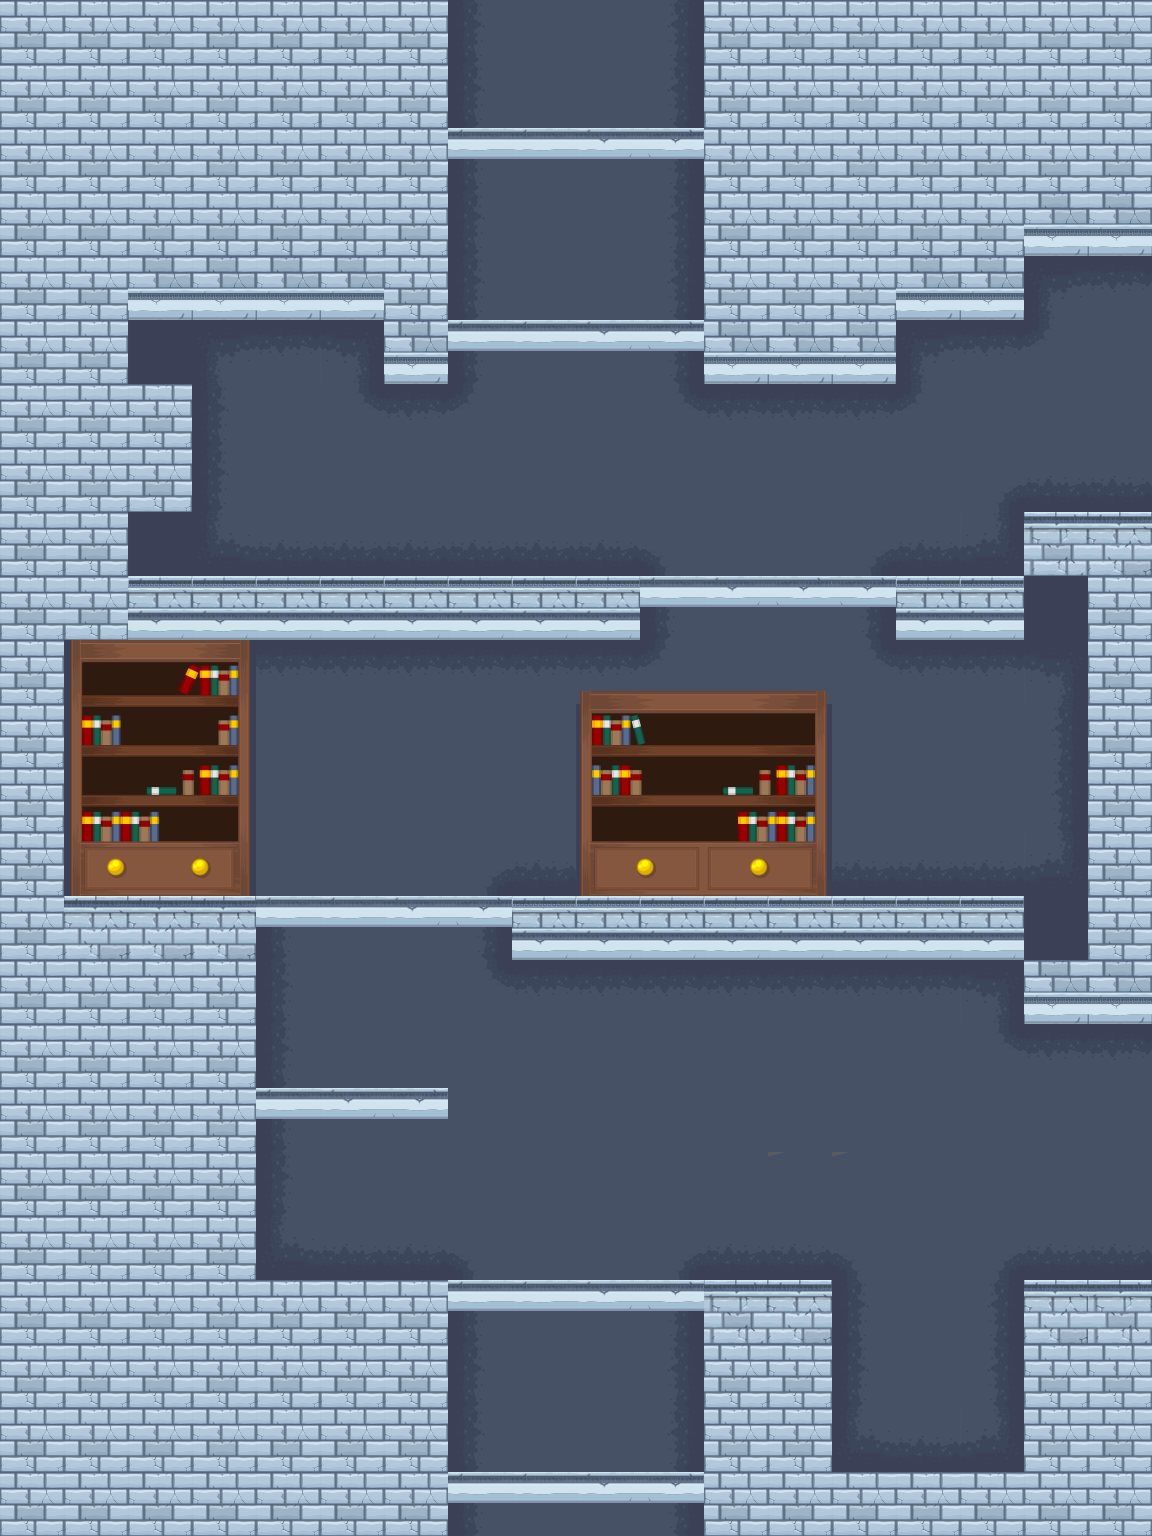

A level layout from a 2D game, rendered from its tile map. Below: a short description, then the map file with its tile-grid data intact:
An orthogonal 18x24 tile map with 64x64 px tiles, 2 tile layers (back, main), 2 tilesets and 23 objects.

<map version="1.0" orientation="orthogonal" renderorder="right-down" width="18" height="24" tilewidth="64" tileheight="64" nextobjectid="36">
 <properties>
  <property name="Down" value="Yes" />
  <property name="Height" value="1536" />
  <property name="Right" value="Yes" />
  <property name="Up" value="Yes" />
  <property name="Width" value="1152" />
 </properties>
 <tileset firstgid="1" name="items" tilewidth="64" tileheight="64" tilecount="400" columns="20">
  <image source="items.png" width="1280" height="1280" />
 </tileset>
 <tileset firstgid="401" name="tiles" tilewidth="64" tileheight="64" tilecount="105" columns="15">
  <image source="tiles.png" width="989" height="450" />
 </tileset>
 <layer name="back" width="18" height="24">
  <data encoding="csv">
419,419,425,425,425,425,419,424,425,425,426,425,425,425,425,425,425,419,
419,425,425,425,425,425,425,424,425,425,426,425,425,425,425,425,425,419,
419,425,425,425,425,425,425,424,425,425,426,425,425,425,425,425,425,419,
419,425,425,425,425,425,425,424,425,425,426,425,425,425,425,425,425,425,
419,425,425,425,425,425,425,424,425,425,426,425,425,425,425,425,409,410,
419,425,429,409,410,411,425,424,425,425,426,425,425,425,409,410,445,425,
419,425,425,424,425,443,410,445,425,425,443,410,410,410,445,425,425,425,
419,425,425,424,425,425,425,425,425,425,425,425,425,425,425,413,440,440,
419,425,429,439,440,440,440,440,440,440,415,425,425,413,440,441,425,425,
419,425,425,425,425,425,425,425,425,425,424,425,425,426,425,425,429,425,
419,429,410,429,410,410,410,410,410,410,445,425,425,443,410,410,411,425,
419,429,425,429,425,425,425,425,425,429,429,429,429,425,425,425,426,425,
419,429,425,429,425,425,425,425,425,429,425,425,429,425,425,425,426,425,
419,429,425,429,425,425,425,413,440,429,440,440,429,440,440,440,441,425,
419,425,425,425,424,425,425,426,425,425,425,425,425,425,425,425,429,425,
419,425,425,425,424,425,425,443,410,410,410,410,410,410,410,411,425,425,
419,425,425,425,424,425,425,425,425,425,425,425,425,425,425,443,410,410,
419,425,425,425,424,425,425,425,425,425,425,425,425,425,425,425,425,425,
419,425,425,425,424,425,425,425,425,425,425,425,425,425,425,425,425,425,
425,425,425,425,439,440,440,415,425,425,413,440,440,415,425,413,440,440,
419,425,425,425,425,425,425,424,425,425,426,425,425,424,425,426,425,425,
419,419,425,425,425,425,425,424,425,425,426,425,425,424,425,426,425,419,
419,419,425,425,425,425,425,424,425,425,426,425,425,439,440,441,425,419,
419,419,419,419,419,419,419,424,425,425,426,419,425,425,425,425,425,419
</data>
 </layer>
 <layer name="main" width="18" height="24">
  <data encoding="csv">
0,0,419,419,419,419,0,0,0,0,0,419,419,419,419,419,419,0,
0,419,419,419,419,419,419,0,0,0,0,419,419,419,419,419,419,0,
0,419,419,419,419,419,419,503,503,504,505,419,419,419,419,419,419,0,
0,419,419,419,419,419,419,0,0,0,0,419,419,419,419,419,464,464,
0,419,464,464,464,464,419,0,0,0,0,419,419,419,464,464,0,0,
0,419,0,0,0,0,464,503,503,504,505,464,464,464,0,0,0,0,
0,419,419,0,0,0,0,0,0,0,0,0,0,0,0,0,0,0,
0,419,419,0,0,0,0,0,0,0,0,0,0,0,0,0,0,0,
0,419,0,0,0,0,0,0,0,0,0,0,0,0,0,0,403,404,
0,419,479,479,479,479,479,479,479,479,503,504,505,505,479,479,0,419,
0,211,212,213,0,0,0,0,0,187,188,189,190,0,0,0,0,419,
0,231,232,233,0,0,0,0,0,207,208,209,210,0,0,0,0,419,
0,251,252,253,0,0,0,0,0,227,228,229,230,0,0,0,0,419,
0,271,272,273,0,0,0,0,0,247,248,249,250,0,0,0,0,419,
0,404,404,404,503,503,504,505,479,479,479,479,479,479,479,479,0,419,
0,419,419,419,0,0,0,0,0,0,0,0,0,0,0,0,464,464,
0,419,419,419,0,0,0,0,0,0,0,0,0,0,0,0,0,0,
0,419,419,419,503,504,505,0,0,0,0,0,0,0,0,0,0,0,
0,419,419,419,0,0,0,0,0,0,0,0,154,154,0,0,0,0,
419,419,419,419,0,0,0,0,0,0,172,0,0,0,0,0,0,0,
0,419,419,419,419,419,419,503,503,504,505,403,404,0,425,0,404,403,
0,0,419,419,419,419,419,0,0,0,0,419,419,0,425,0,419,0,
0,0,419,419,419,419,419,0,0,0,0,419,419,0,0,0,419,0,
0,0,0,0,0,0,0,503,503,504,505,0,419,419,419,419,419,0
</data>
 </layer>
 <objectgroup name="crateBarrel">
  <object id="1" x="256" y="1216" width="64" height="64" />
 </objectgroup>
 <objectgroup name="candle">
  <object id="2" x="640" y="1216" width="64" height="64" />
 </objectgroup>
 <objectgroup name="torch">
  <object id="3" x="320" y="768" width="64" height="64" />
 </objectgroup>
 <objectgroup name="table">
  <object id="4" x="896" y="832" width="64" height="64" />
  <object id="6" x="320" y="512" width="64" height="64" />
 </objectgroup>
 <objectgroup name="vase">
  <object id="5" x="896" y="512" width="64" height="64" />
 </objectgroup>
 <objectgroup name="chair1">
  <object id="7" x="256" y="512" width="64" height="64" />
 </objectgroup>
 <objectgroup name="chair2">
  <object id="8" x="448" y="512" width="64" height="64" />
 </objectgroup>
 <objectgroup name="spikes">
  <object id="9" x="832" y="1408" width="64" height="64" />
  <object id="10" x="896" y="1408" width="64" height="64" />
  <object id="11" x="960" y="1408" width="64" height="64" />
 </objectgroup>
 <objectgroup name="groundEnemy">
  <object id="21" x="640" y="832" width="64" height="64" />
  <object id="23" x="384" y="1216" width="64" height="64" />
 </objectgroup>
 <objectgroup name="platform">
  <object id="25" x="448" y="128" width="258.843" height="28.3043" />
  <object id="26" x="448" y="320" width="253.633" height="29.0795" />
  <object id="27" x="640" y="576" width="254.408" height="31.8499" />
  <object id="28" x="256" y="896" width="256.955" height="28.2325" />
  <object id="30" x="256" y="1088" width="190.112" height="29.365" />
  <object id="31" x="448" y="1280" width="254.522" height="29.1516" />
  <object id="32" x="448" y="1472" width="254.522" height="28.9381" />
 </objectgroup>
 <objectgroup name="ground">
  <object id="33" x="1152" y="1280">
   <polyline points="0,0 -128,0 -128,192 -320,192 -320,0 -448,0 -448,448 -704,448 -704,0 -896,0 -896,-384 -1088,-384 -1088,-640 -512,-640 -512,-704 -1024,-704 -1024,-768 -960,-768 -960,-896 -1024,-896 -1024,-960 -768,-960 -768,-896 -704,-896 -704,-1536 -448,-1536 -448,-896 -256,-896 -256,-960 -128,-960 -128,-1024 192,-1024 192,-768 -128,-768 -128,-704 -64,-704 -64,-320 -128,-320 -128,-256 0,-256" />
  </object>
  <object id="34" x="512" y="896" width="512" height="64" />
  <object id="35" x="896" y="576" width="128" height="64" />
 </objectgroup>
</map>
